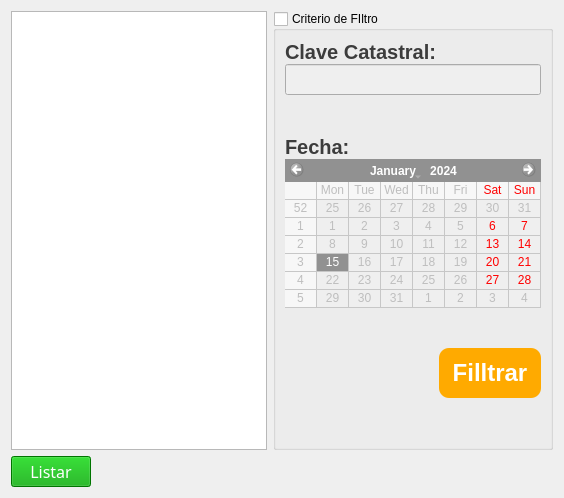
                   <widget class="QWidget" name="pg_Pendientes">
                    <property name="styleSheet">
                     <string notr="true">QLabel{
font: bold 25px;

}

</string>
                    </property>
                    <layout class="QGridLayout" name="gridLayout_10">
                     <item row="1" column="0">
                      <layout class="QHBoxLayout" name="horizontalLayout_11">
                       <item>
                        <widget class="QPushButton" name="btn_pendientes_listar">
                         <property name="font">
                          <font>
                           <family>Arial Rounded MT Bold</family>
                           <pointsize>12</pointsize>
                          </font>
                         </property>
                         <property name="styleSheet">
                          <string notr="true">background-color: rgb(0, 163, 0);
color: rgb(255, 255, 255);</string>
                         </property>
                         <property name="text">
                          <string>Listar</string>
                         </property>
                        </widget>
                       </item>
                       <item>
                        <spacer name="horizontalSpacer_7">
                         <property name="orientation">
                          <enum>Qt::Horizontal</enum>
                         </property>
                         <property name="sizeHint" stdset="0">
                          <size>
                           <width>40</width>
                           <height>20</height>
                          </size>
                         </property>
                        </spacer>
                       </item>
                      </layout>
                     </item>
                     <item row="0" column="0">
                      <layout class="QHBoxLayout" name="horizontalLayout_3">
                       <item>
                        <widget class="QTableWidget" name="tbl_pendientes"/>
                       </item>
                       <item>
                        <widget class="QGroupBox" name="gb_pendientes">
                         <property name="enabled">
                          <bool>true</bool>
                         </property>
                         <property name="styleSheet">
                          <string notr="true">

QLabel
{
    color: rgb(60, 60, 60);
	font: bold 20px;
}


QPushButton{
height: 50;
font: bold 24px;
color: rgb(255, 255, 255);
background-color: rgb(40, 167, 69);
border-top-left-radius: 10px;
border-bottom-left-radius: 10px;
border-bottom-right-radius: 10px;
border-top-right-radius: 10px;
}


QPushButton:hover{
background-color: rgb(170, 170, 170);
border-top-left-radius: 10px;
border-bottom-left-radius: 10px;
border-bottom-right-radius: 10px;
border-top-right-radius: 10px;
color:rgb(35, 35, 35);
}</string>
                         </property>
                         <property name="title">
                          <string>Criterio de FIltro</string>
                         </property>
                         <property name="flat">
                          <bool>false</bool>
                         </property>
                         <property name="checkable">
                          <bool>true</bool>
                         </property>
                         <property name="checked">
                          <bool>false</bool>
                         </property>
                         <layout class="QHBoxLayout" name="horizontalLayout_10">
                          <item>
                           <layout class="QVBoxLayout" name="verticalLayout_16">
                            <property name="spacing">
                             <number>0</number>
                            </property>
                            <item>
                             <widget class="QLabel" name="label_31">
                              <property name="text">
                               <string>Clave Catastral:</string>
                              </property>
                             </widget>
                            </item>
                            <item>
                             <widget class="QLineEdit" name="txt_ccatastral_pendientes">
                              <property name="font">
                               <font>
                                <pointsize>14</pointsize>
                                <weight>75</weight>
                                <bold>true</bold>
                               </font>
                              </property>
                             </widget>
                            </item>
                            <item>
                             <spacer name="verticalSpacer_16">
                              <property name="orientation">
                               <enum>Qt::Vertical</enum>
                              </property>
                              <property name="sizeHint" stdset="0">
                               <size>
                                <width>20</width>
                                <height>40</height>
                               </size>
                              </property>
                             </spacer>
                            </item>
                            <item>
                             <widget class="QLabel" name="label_32">
                              <property name="text">
                               <string>Fecha:</string>
                              </property>
                             </widget>
                            </item>
                            <item>
                             <widget class="QCalendarWidget" name="cld_fecha_pendientes">
                              <property name="gridVisible">
                               <bool>true</bool>
                              </property>
                             </widget>
                            </item>
                            <item>
                             <spacer name="verticalSpacer_17">
                              <property name="orientation">
                               <enum>Qt::Vertical</enum>
                              </property>
                              <property name="sizeHint" stdset="0">
                               <size>
                                <width>20</width>
                                <height>40</height>
                               </size>
                              </property>
                             </spacer>
                            </item>
                            <item>
                             <layout class="QHBoxLayout" name="horizontalLayout_9">
                              <item>
                               <spacer name="horizontalSpacer_5">
                                <property name="orientation">
                                 <enum>Qt::Horizontal</enum>
                                </property>
                                <property name="sizeHint" stdset="0">
                                 <size>
                                  <width>40</width>
                                  <height>20</height>
                                 </size>
                                </property>
                               </spacer>
                              </item>
                              <item>
                               <widget class="QPushButton" name="btn_filtrar_pendientes">
                                <property name="font">
                                 <font>
                                  <pointsize>-1</pointsize>
                                  <weight>75</weight>
                                  <italic>false</italic>
                                  <bold>true</bold>
                                 </font>
                                </property>
                                <property name="styleSheet">
                                 <string notr="true">background-color: rgb(255, 170, 0);</string>
                                </property>
                                <property name="text">
                                 <string>  Filltrar  </string>
                                </property>
                               </widget>
                              </item>
                             </layout>
                            </item>
                            <item>
                             <spacer name="verticalSpacer_15">
                              <property name="orientation">
                               <enum>Qt::Vertical</enum>
                              </property>
                              <property name="sizeHint" stdset="0">
                               <size>
                                <width>20</width>
                                <height>40</height>
                               </size>
                              </property>
                             </spacer>
                            </item>
                           </layout>
                          </item>
                         </layout>
                        </widget>
                       </item>
                      </layout>
                     </item>
                    </layout>
                   </widget>
